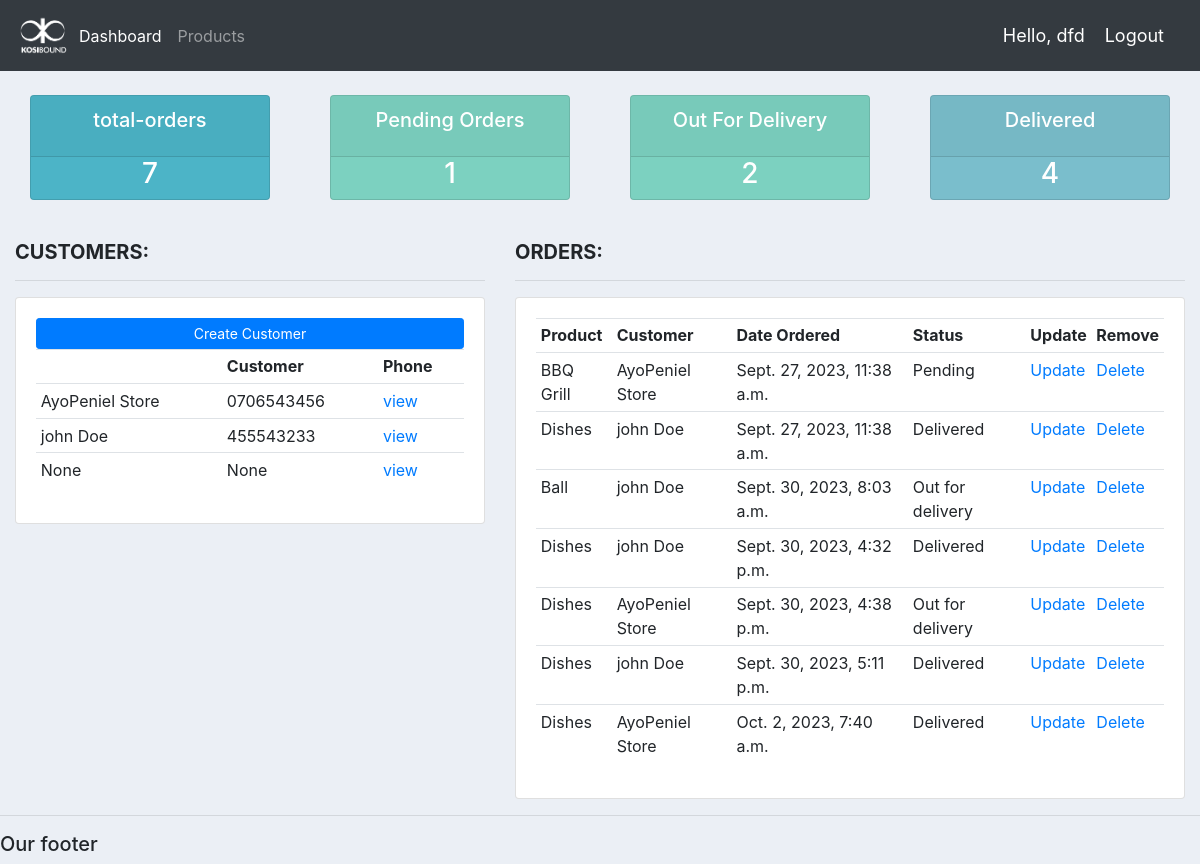
Before: /home/ (signed in) with the older database file.
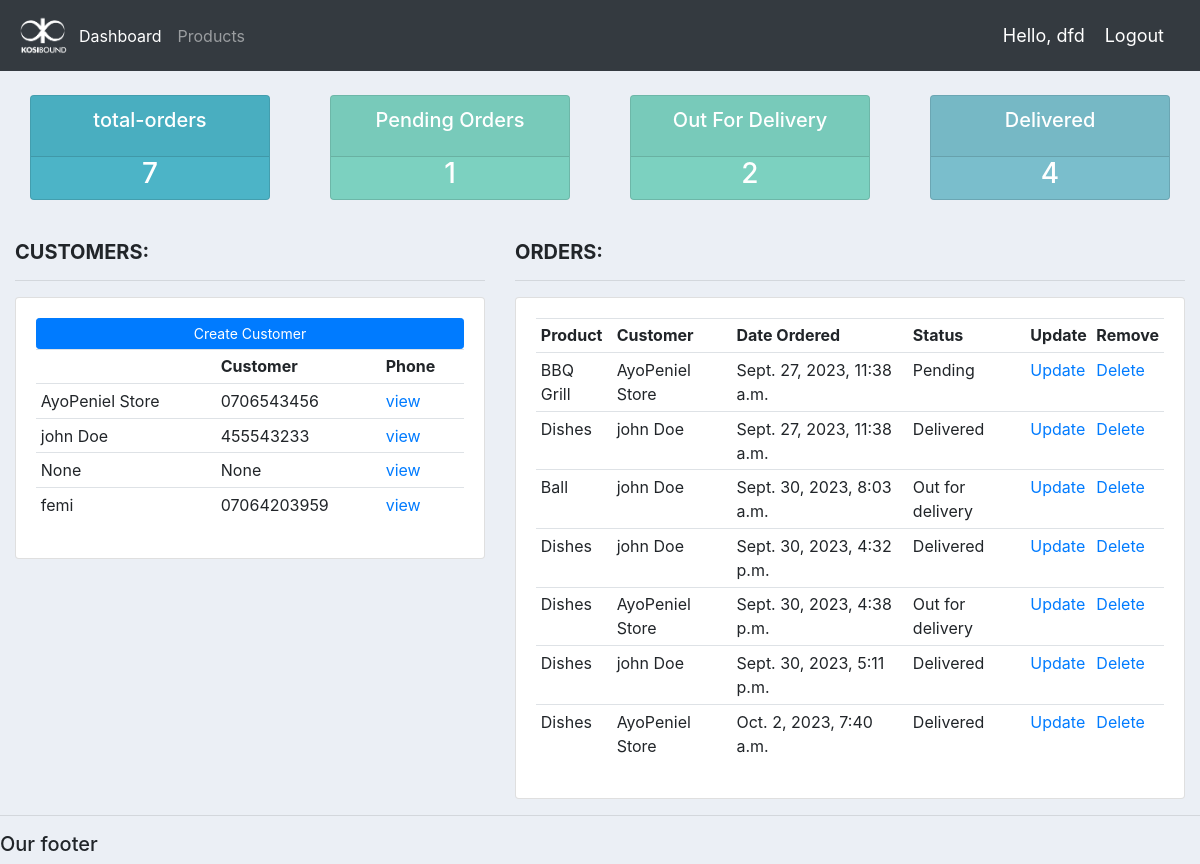
After: the same page with the newer database file.
### account/models.py (models this page shows, shortened)
class Customer(models.Model):
    user =  models.OneToOneField(User,null=True, blank=True, on_delete=models.CASCADE)
    name = models.CharField(max_length=200, null=True)
    phone = models.CharField(max_length=200, null=True)
    email = models.CharField(max_length=200, null=True)
    profile_pic = models.ImageField(default="dfd_3.jpeg", null=True, blank=True)
    date_Created = models.DateTimeField(auto_now_add=True, null=True)
    def __str__(self):
        return self.name

class Order(models.Model):
    STATUS = (
        ('Pending', 'Pending'),
        ('Out for delivery', 'Out for delivery'),
        ('Delivered', 'Delivered'),
    )
    customer = models.ForeignKey(Customer, null=True, on_delete=models.SET_NULL)
    product = models.ForeignKey(Product, null=True, on_delete=models.SET_NULL)
    date_Created = models.DateTimeField(auto_now_add=True)
    status = models.CharField(max_length=200, null=True, choices=STATUS)
    note = models.CharField(max_length=1000, null=True)

class Product(models.Model):
    CATEGORY = (
        ('Indoor', 'Indoor'),
        ('Outdoor', 'Outdoor'),
     )
    name = models.CharField(max_length=200, null=True)
    price = models.FloatField(null=True)
    category = models.CharField(max_length=200, null=True, choices=CATEGORY)
    description = models.CharField(max_length=200, null=True, blank=True)
    date_Created = models.DateTimeField(auto_now_add=True, null=True)
    tags = models.ManyToManyField(Tag)
    def __str__(self):
        return self.name

### account/decorators.py (the view)
    def wrapper_function(request, *args, **kwargs):
        group = None
        if request.user.groups.exists():
            group = request.user.groups.all()[0].name
        if group == 'customer':
            return redirect('user-page')
        if group == 'admin':
            return view_func(request, *args, **kwargs)

### account/views.py (called while the page is built)
@login_required(login_url='login')
@admin_only
def home(request):
    orders = Order.objects.all()
    customers = Customer.objects.all()
    total_customers = customers.count()
    total_orders = orders.count()
    delivered = orders.filter(status='Delivered').count()
    pending = orders.filter(status='Pending').count()
    justout = orders.filter(status='Out for delivery').count()
    context = {'orders':orders, 'customers':customers,
               'total_customers':total_customers,
               'total_orders':total_orders,'delivered':delivered,
               'pending':pending, 'justout':justout}
    return render(request, 'account/dashboard.html', context)

### account/templates/account/dashboard.html
{% extends 'account/main.html' %}
{% block content %}
{% include 'account/status.html' %}
<br>
<div class="row">
    <div class="col-md-5">
        <h5><b>CUSTOMERS:</b></h5>
        <hr>
        <div class="card card-body">
            <a class="btn btn-primary btn-sm btn-block" href="">Create Customer </a>
                <table class="table table-sm">
                    <tr>
                        <th></th>
                        <th>Customer</th>
                        <th>Phone</th>
                    </tr>
                    {% for customers in customers %}
                        <tr>
                            <td>{{customers.name}}</td>
                            <td>{{customers.phone}}</td>
                            <td><a href="{% url 'customer' customers.id %}">view</a></td>
                        </tr>
                    {% endfor %}
                </table>
        </div>
    </div>
    <div class="col-md-7">
        <h5><b>ORDERS:</b></h5>
        <hr>
        <div class="card card-body">
             <table class="table table-sm">
                    <tr>
                        <th>Product</th>
                        <th>Customer</th>
                        <th>Date Ordered</th>
                        <th>Status</th>
                        <th>Update</th>
                        <th>Remove</th>
                    </tr>
                    {% for orders in orders %}
                    <tr>
                        <td>{{orders.product}}</td>
                        <td>{{orders.customer}}</td>
                        <td>{{orders.date_Created}}</td>
                        <td>{{orders.status}}</td>
                        <td><a href="{% url 'update_order' orders.id %}">Update</a></td>
                        <td><a href="{% url 'delete_order' orders.id %}">Delete</a></td>
                    </tr>
                {% endfor %}
                </table>
        </div>
    </div>
</div>
{% endblock %}

### account/templates/account/main.html (shortened to what this page needs)
{% load static %}
<!DOCTYPE html>
<html>
<head>
    <link rel="stylesheet" href="https://cdn.jsdelivr.net/npm/bootstrap@4.4.1/dist/css/bootstrap.min.css"
>
    <link rel="stylesheet" type="text/css" href="{% static '/css/main.css' %}">
</head>
<body>
    {% include 'account/navbar.html' %}
    <div class="container-fluid">
        {% block content %}
        {% endblock %}
    </div>
        <hr>
        <h5>Our footer</h5>
</body>
</html>

### account/templates/account/navbar.html (shortened to what this page needs)
{% load static %}
<nav class="navbar navbar-expand-lg navbar-dark bg-dark">
 <a href="{% url 'home' %}"><img src="{% static 'images/kosibound-footer.png' %}" width="55" alt="Kosibound Logo"></a>
    <div class="collapse navbar-collapse" id="navbarNav">
      <ul class="navbar-nav">
        {% if request.user.is_staff %}
        <li class="nav-item active">
          <a class="nav-link" href="{% url 'home' %}">Dashboard</a>
        </li>
        <li class="nav-item">
          <a class="nav-link" href="{% url 'products' %}">Products</a>
        </li>
        {% else %}
        <li class="nav-item">
          <a class="nav-link" href="{% url 'account' %}">Settings</a>
        </li>
        {% endif %}
      </ul>
    </div>
    <span class="hello-msg">Hello, {{request.user}}</span>
    <span><a class="hello-msg" href="{% url 'logout' %}">Logout</a></span>
  </nav>

### account/templates/account/status.html
<br>
<div class="row">
    <div class="col">
        <div class="col-md">
            <div class="card text-center text-white mb-3" id="total-orders">
                <div class="card-header">
                    <h5 class="card-title">total-orders</h5>
                </div>
                <div>
                    <h3>{{total_orders}}</h3>
                </div>
            </div>
        </div>
    </div>
    <div class="col">
        <div class="col-md">
            <div class="card text-center text-white mb-3" id="orders-pending">
                <div class="card-header">
                    <h5 class="card-title">Pending Orders</h5>
                </div>
                <div>
                    <h3>{{pending}}</h3>
                </div>
            </div>
        </div>
    </div>
    <div class="col">
        <div class="col-md">
            <div class="card text-center text-white mb-3" id="orders-pending">
                <div class="card-header">
                    <h5 class="card-title">Out For Delivery</h5>
                </div>
                <div>
                    <h3>{{justout}}</h3>
                </div>
            </div>
        </div>
    </div>
    <div class="col">
        <div class="col-md">
            <div class="card text-center text-white mb-3" id="orders-delivered">
                <div class="card-header">
                    <h5 class="card-title">Delivered</h5>
                </div>
                <div>
                    <h3>{{delivered}}</h3>
                </div>
            </div>
        </div>
    </div>
</div>

### staticfiles/css/main.css (style rules this page uses)
body { background-color: #ebeff5; }
#total-orders { background-color: #4cb4c7; }
#orders-delivered { background-color: #7abecc; }
#orders-pending { background-color: #7CD1C0; }

### account/templates/account/navbar.html (style rules this page uses)
.hello-msg { font-size: 18px; color: #fff; margin-right: 20px; }

Changed rows visible on the page:
added Customer: name "femi", phone "07064203959"
